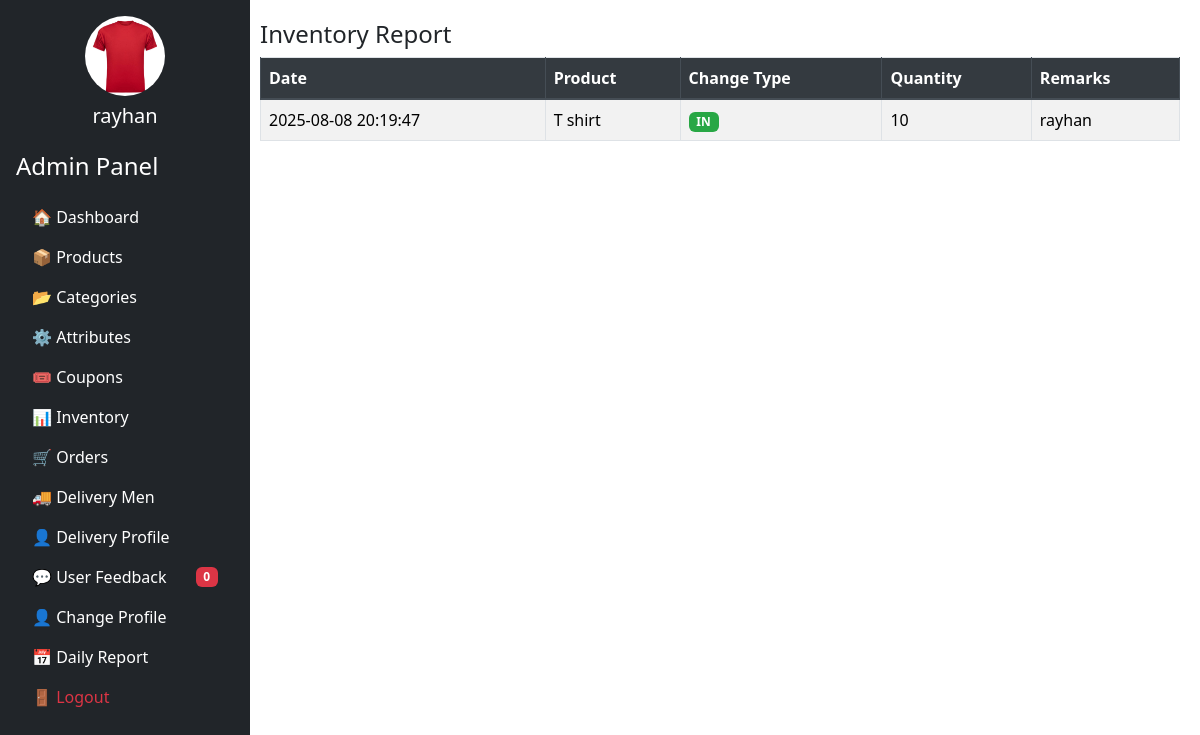
Page /admin/index.php?page=inventory_report (signed in) on the committed database.
### tables this page shows
CREATE TABLE `inventory` (
  `id` int(11) NOT NULL,
  `product_id` int(11) NOT NULL,
  `change_type` enum('in','out') NOT NULL,
  `quantity` int(11) NOT NULL,
  `remarks` varchar(200) DEFAULT NULL,
  `created_at` timestamp NOT NULL DEFAULT current_timestamp()
);

CREATE TABLE `products` (
  `id` int(11) NOT NULL,
  `product_name` varchar(200) NOT NULL,
  `description` varchar(200) DEFAULT NULL,
  `product_image` varchar(200) DEFAULT NULL,
  `unit_price` int(6) NOT NULL,
  `selling_price` int(6) NOT NULL,
  `stock_amount` int(11) DEFAULT NULL,
  `has_attributes` tinyint(1) DEFAULT NULL,
  `category_id` int(11) DEFAULT NULL,
  `book_type` varchar(50) DEFAULT NULL,
  `virtual_file` varchar(100) DEFAULT NULL,
  `create_at` timestamp NOT NULL DEFAULT current_timestamp()
);

### admin/pages/inventory_report.php (the view)
<?php
require_once 'dbConfig.php';
$query = "SELECT i.*, p.product_name FROM inventory i JOIN products p ON i.product_id = p.id ORDER BY i.created_at DESC";
$stmt = $DB_con->query($query);
$logs = $stmt->fetchAll(PDO::FETCH_ASSOC);
?>
<h4>Inventory Report</h4>
<table class="table table-bordered table-striped">
	<thead class="thead-dark">
		<tr>
			<th>Date</th>
			<th>Product</th>
			<th>Change Type</th>
			<th>Quantity</th>
			<th>Remarks</th>
		</tr>
	</thead>
	<tbody>
		<?php foreach($logs as $log):?>
			<tr>
				<td><?= $log['created_at'] ?></td>
				<td><?= htmlspecialchars($log['product_name']) ?></td>
				<td>
					<?php if($log['change_type'] === "in"):?>
						<span class="badge badge-success">IN</span>
						<?php else: ?>
							<span class="badge badge-danger">Out</span>
						<?php endif; ?>
				</td>
				<td><?= $log['quantity'] ?></td>
				<td><?= htmlspecialchars($log['remarks']) ?></td>
			</tr>
		<?php endforeach; ?>
	</tbody>
</table>

### admin/includes/sidebar.php (shortened to what this page needs)
<!DOCTYPE html>
<html lang="en">
<head>
  <link href="https://cdn.jsdelivr.net/npm/bootstrap@5.3.3/dist/css/bootstrap.min.css" rel="stylesheet">
</head>
<body>
<div id="sidebar" class="bg-dark p-3">
  <div class="text-center mb-4">
    <?php
      require_once __DIR__.'/../dbConfig.php';
      $admin_id = $_SESSION['admin_logged_in'] ?? null;
      $adminPhoto = 'default.jpg';
      $adminName = 'Admin';
      if($admin_id) {
        $stmt = $DB_con->prepare("SELECT * FROM admins WHERE id =?");
        $stmt->execute([$admin_id]);
        $admin = $stmt->fetch(PDO::FETCH_ASSOC);
        if($admin) {
          $adminPhoto = !empty($admin['photo']) ? $admin['photo'] : 'default.jpg';
          $adminName = $admin['username'];
        }
      }
    ?>
    <img src="../uploads/admins/<?= htmlspecialchars($adminPhoto) ?>"
         class="rounded-circle mb-2" width="80" height="80" alt="Admin Photo">
    <h5><?= htmlspecialchars($adminName) ?></h5>
  </div>
  <h4 class="mb-3">Admin Panel</h4>
  <ul class="nav flex-column">
    <li class="nav-item"><a href="index.php?page=dashboard" class="nav-link">🏠 Dashboard</a></li>
    <li class="nav-item"><a href="index.php?page=products" class="nav-link">📦 Products</a></li>
    <li class="nav-item"><a href="index.php?page=categories" class="nav-link">📂 Categories</a></li>
    <li class="nav-item"><a href="index.php?page=attributes" class="nav-link">⚙ Attributes</a></li>
    <li class="nav-item"><a href="index.php?page=coupons" class="nav-link">🎟 Coupons</a></li>
    <li class="nav-item">
      <a class="nav-link" data-bs-toggle="collapse" href="#inventoryMenu" role="button">
        📊 Inventory
      </a>
    </li>
    <li class="nav-item d-flex align-items-center justify-content-between">
      <a href="index.php?page=orders" class="nav-link">🛒 Orders</a>
    </li>
    <li class="nav-item"><a href="index.php?page=delivery_men" class="nav-link">🚚 Delivery Men</a></li>
     <li class="nav-item"><a href="index.php?page=delivery_profile" class="nav-link">👤 Delivery Profile</a></li>
    <li class="nav-item d-flex align-items-center justify-content-between">
      <a href="index.php?page=feedback" class="nav-link">💬 User Feedback</a>
      <span id="fbCount" class="badge bg-danger me-3">0</span>
    </li>
    <li class="nav-item"><a href="index.php?page=admin_profile" class="nav-link">👤 Change Profile</a></li>
    <li class="nav-item"><a href="index.php?page=daily_report" class="nav-link">📅 Daily Report</a></li>
    <li class="nav-item"><a href="logout.php" class="nav-link text-danger">🚪 Logout</a></li>
  </ul>
</div>
</body>
</html>

### admin/includes/header.php (style rules this page uses)
body { margin:0; padding: 0; }

### admin/includes/sidebar.php (style rules this page uses)
body { overflow-x: hidden; }
#sidebar { width: 250px; height: 100vh; position: fixed; left: 0; top: 0; background-color: #212529; color: white; overflow-y: auto; }
#sidebar .nav-link { color: #fff; }

### rows in the picture
inventory: created_at "2025-08-08 20:19:47", product.product_name "T shirt", change_type "IN", quantity "10", remarks "rayhan"

### other values in the picture
$adminName "rayhan"
